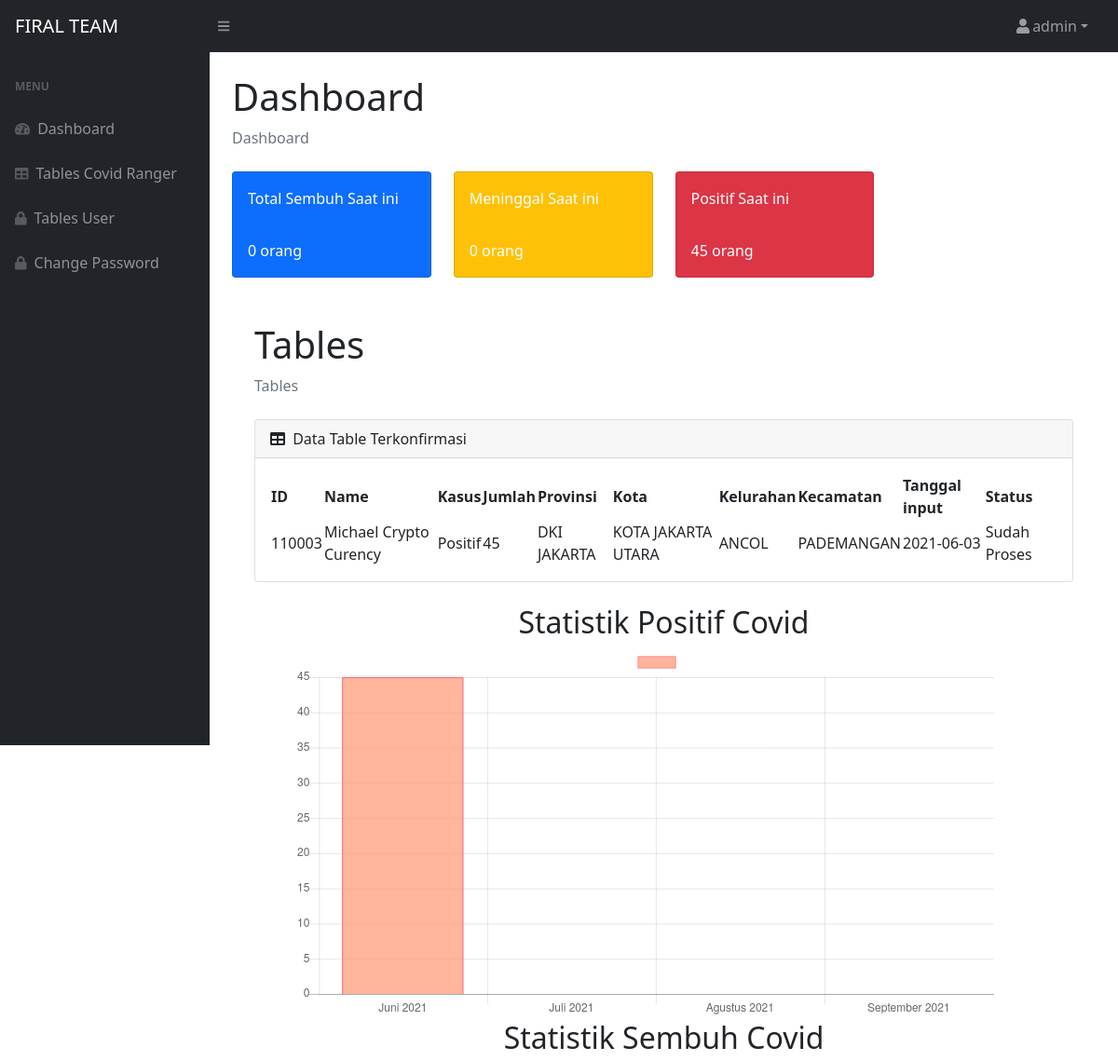
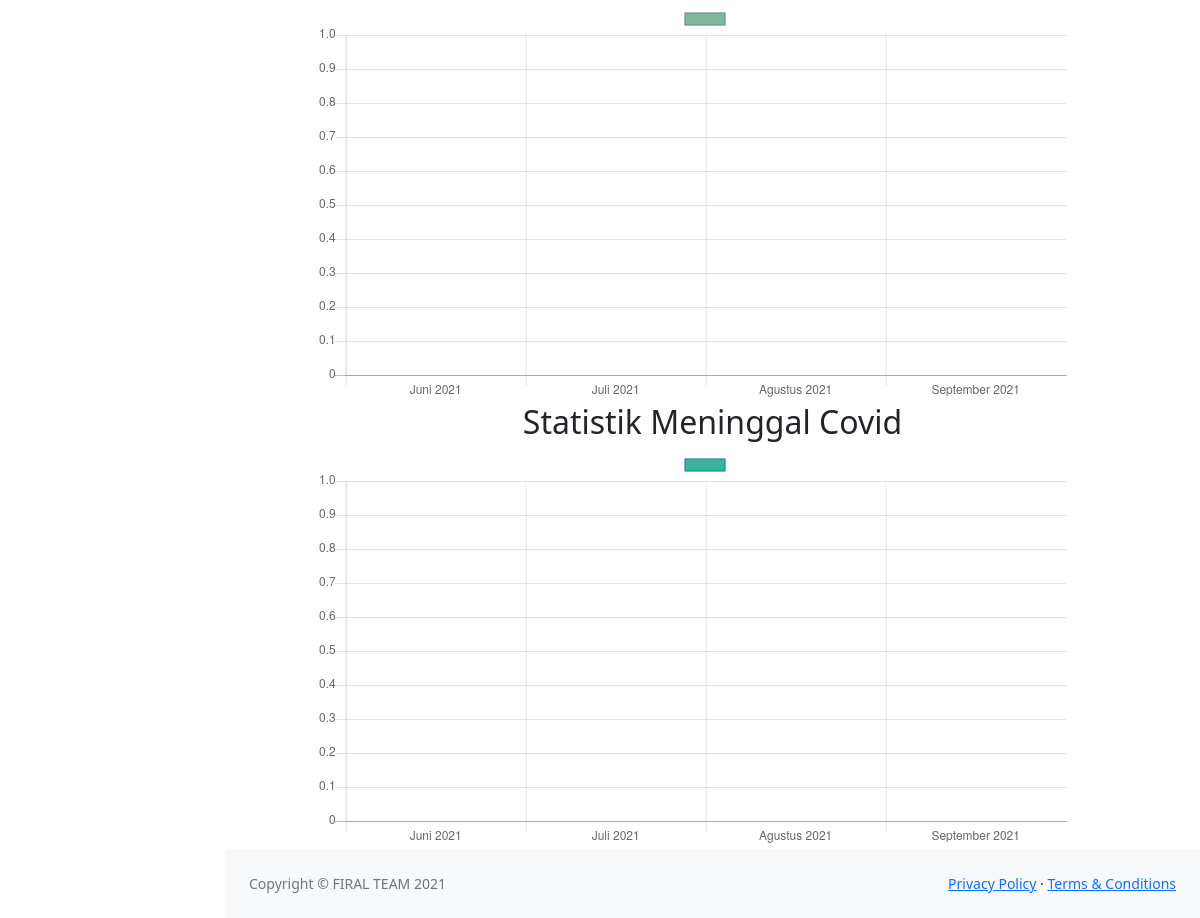
Page /admin.php (signed in) on the earlier database version (2 pictures, top to bottom).
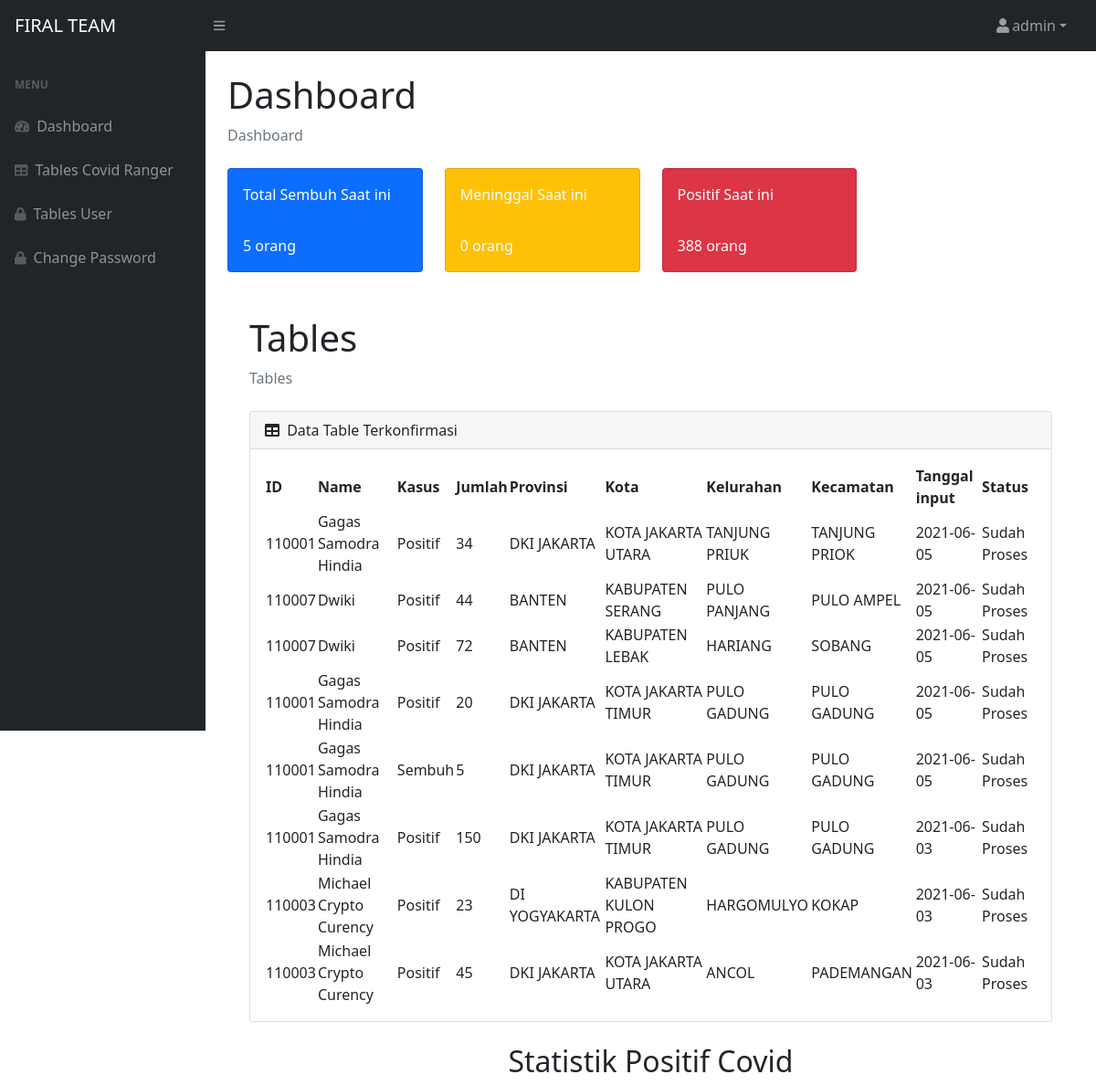
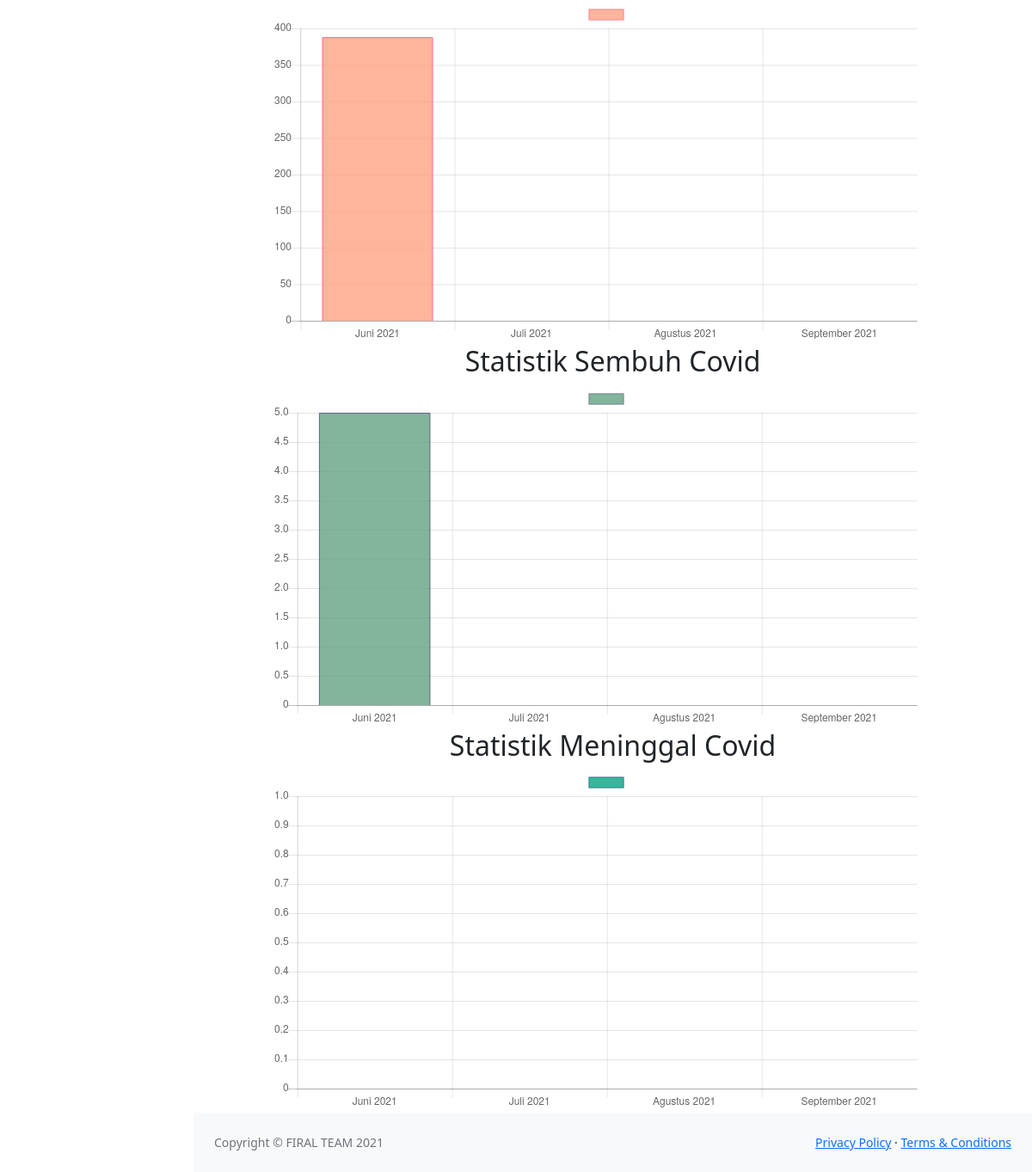
Same page on the later database version (2 pictures, top to bottom).
### tables this page shows
CREATE TABLE `data_covid` (
  `id` int(11) NOT NULL,
  `id_covid_ranger` varchar(50) NOT NULL,
  `nama` varchar(50) NOT NULL,
  `kasus` varchar(50) NOT NULL,
  `jumlah_kasus` int(11) NOT NULL,
  `provinsi` varchar(50) NOT NULL,
  `kota` varchar(50) NOT NULL,
  `kelurahan` varchar(50) NOT NULL,
  `kecamatan` varchar(50) NOT NULL,
  `tanggal_masuk` varchar(10) NOT NULL,
  `status` varchar(50) NOT NULL
);

### admin.php (the view, shortened to what the changed rows need)
<?php
require_once 'config.php';
$result = mysqli_query($con, "SELECT * FROM data_covid where status = 'Sudah Proses' ORDER BY id DESC");
?>
<!DOCTYPE html>
<html lang="en">
<head>
    <link href="css/styles.css" rel="stylesheet" />
</head>
<body class="sb-nav-fixed">
    <div id="layoutSidenav">
            <div id="layoutSidenav_content">
                <main>
                    <div class="container-fluid px-4">
                        <h1 class="mt-4">Dashboard</h1>
                        <div class="row">
                            <div class="col-xl-3 col-md-6">
                                <div class="card bg-primary text-white mb-4">
                                    <div class="card-body">Total Sembuh Saat ini</div>
                                    <?php
                                    $result1 = mysqli_query($con, "SELECT * FROM data_covid where kasus = 'Sembuh' and status = 'Sudah Proses'");
                                    $total = 0;
                                    ?>
                                    <?php foreach($result1 as $row) : ?>
                                        <?php
                                        $total += $row['jumlah_kasus'];
                                        ?>
                                    <?php endforeach; ?>
                                    <div class="card-body"><?= $total; ?> orang</div>
                                </div>
                            </div>
                            <div class="col-xl-3 col-md-6">
                                <div class="card bg-danger text-white mb-4">
                                    <div class="card-body">Positif Saat ini</div>
                                    <?php
                                    $result1 = mysqli_query($con, "SELECT * FROM data_covid where kasus = 'Positif' and status = 'Sudah Proses'");
                                    $total = 0;
                                    ?>
                                    <?php foreach($result1 as $row) : ?>
                                        <?php
                                        $total += $row['jumlah_kasus'];
                                        ?>
                                    <?php endforeach; ?>
                                    <div class="card-body"><?= $total; ?> orang</div>
                                </div>
                            </div>
                        </div>
                        <div class="container-fluid px-4">
                            <h1 class="mt-4">Tables</h1>
                            <div class="card mb-4">
                                <div class="card-body">
                                    <table id="datatablesSimple">
                                        <thead>
                                            <tr>
                                                <th>ID</th>
                                                <th>Name</th>
                                                <th>Kasus</th>
                                                <th>Jumlah</th>
                                                <th>Provinsi</th>
                                                <th>Kota</th>
                                                <th>Kelurahan</th>
                                                <th>Kecamatan</th>
                                                <th>Tanggal input</th>
                                                <th>Status</th>
                                            </tr>
                                        </thead>
                                        <tbody>
                                            <?php foreach($result as $row) : ?>
                                                <tr>
                                                    <td><?= $row["id_covid_ranger"] ?></td>
                                                    <td><?= $row["nama"] ?></td>
                                                    <td><?= $row["kasus"] ?></td>
                                                    <td><?= $row["jumlah_kasus"] ?></td>
                                                    <td><?= $row["provinsi"] ?></td>
                                                    <td><?= $row["kota"] ?></td>
                                                    <td><?= $row["kelurahan"] ?></td>
                                                    <td><?= $row["kecamatan"] ?></td>
                                                    <td><?= $row["tanggal_masuk"] ?></td>
                                                    <td><?= $row["status"] ?></td>
                                                </tr>
                                            <?php endforeach; ?>
                                        </tbody>
                                    </table>
                                </div>
                            </div>
                        </div>
                    </main>
                    <div class="container">
                        <div class="row">
                            <div class="col-md-12">
                                <h2 class="text-center">Statistik Positif Covid</h2>
                                <div style="width: 800px;margin: 0px auto;">
                                    <canvas id="myChart"></canvas>
                                </div>
                            </div>
                        </div>
                        <div class="row">
                            <div class="col-md-12">
                                <h2 class="text-center">Statistik Sembuh Covid</h2>
                                <div style="width: 800px;margin: 0px auto;">
                                    <canvas id="myChart2"></canvas>
                                </div>
                            </div>
                        </div>
                        <div class="row">
                            <div class="col-md-12">
                                <h2 class="text-center">Statistik Meninggal Covid</h2>
                            </div>
                        </div>
                    </div>
            </div>
        </div>
        <script>
            var ctx = document.getElementById("myChart").getContext('2d');
            var myChart = new Chart(ctx, {
                type: 'bar',
                data: {
                    labels: ["Juni 2021", "Juli 2021", "Agustus 2021", "September 2021"],
                    datasets: [{
                        label: '',
                        data: [
                        <?php
                        $juni = mysqli_query($con,"select * from data_covid where kasus='Positif' and status = 'Sudah Proses' and tanggal_masuk LIKE '2021-06%'");
                        $positif = 0;
                        foreach($juni as $row){
                            $positif += $row['jumlah_kasus'];
                        }
                        echo $positif;
                        ?>,
                        <?php
                        $juli = mysqli_query($con,"select * from data_covid where kasus='Positif' and status = 'Sudah Proses' and tanggal_masuk LIKE '2021-07%'");
                        $positif = 0;
                        foreach($juli as $row){
                            $positif += $row['jumlah_kasus'];
                        }
                        echo $positif;
                        ?>,
                        <?php
                        $agustus = mysqli_query($con,"select * from data_covid where kasus='Positif' and status = 'Sudah Proses' and tanggal_masuk LIKE '2021-08%'");
                        $positif = 0;
                        foreach($agustus as $row){
                            $positif += $row['jumlah_kasus'];
                        }
                        echo $positif;
                        ?>,
                        <?php
                        $september = mysqli_query($con,"select * from data_covid where kasus='Positif' and status = 'Sudah Proses' and tanggal_masuk LIKE '2021-09%'");
                        $positif = 0;
                        foreach($september as $row){
                            $positif += $row['jumlah_kasus'];
                        }
                        echo $positif;
                        ?>
                        ],
                        backgroundColor: [
                        'rgba(255, 162, 132, 0.8)',
                        'rgba(54, 162, 235, 0.5)',
                        'rgba(255, 206, 86, 0.5)',
                        'rgba(75, 192, 192, 0.5)'
                        ],
                        borderColor: [
                        'rgba(255,99,132,1)',
                        'rgba(54, 162, 235, 1)',
                        'rgba(255, 206, 86, 1)',
                        'rgba(75, 192, 192, 1)'
                        ],
                        borderWidth: 1
                    }]
                },
                options: {
                    scales: {
                        yAxes: [{
                            ticks: {
                                beginAtZero:true
                            }
                        }]
                    }
                }
            });
        </script>
        <script>
            var ctx = document.getElementById("myChart2").getContext('2d');
            var myChart = new Chart(ctx, {
                type: 'bar',
                data: {
                    labels: ["Juni 2021", "Juli 2021", "Agustus 2021", "September 2021"],
                    datasets: [{
                        label: '',
                        data: [
                        <?php
                        $juni = mysqli_query($con,"select * from data_covid where kasus='Sembuh' and status = 'Sudah Proses' and tanggal_masuk LIKE '2021-06%'");
                        $sembuh = 0;
                        foreach($juni as $row){
                            $sembuh += $row['jumlah_kasus'];
                        }
                        echo $sembuh;
                        ?>,
                        <?php
                        $juli = mysqli_query($con,"select * from data_covid where kasus='Sembuh' and status = 'Sudah Proses' and tanggal_masuk LIKE '2021-07%'");
                        $sembuh = 0;
                        foreach($juli as $row){
                            $sembuh += $row['jumlah_kasus'];
                        }
                        echo $sembuh;
                        ?>,
                        <?php
                        $agustus = mysqli_query($con,"select * from data_covid where kasus='Sembuh' and status = 'Sudah Proses' and tanggal_masuk LIKE '2021-08%'");
                        $sembuh = 0;
                        foreach($agustus as $row){
                            $sembuh += $row['jumlah_kasus'];
                        }
                        echo $sembuh;
                        ?>,
                        <?php
                        $september = mysqli_query($con,"select * from data_covid where kasus='Sembuh' and status = 'Sudah Proses' and tanggal_masuk LIKE '2021-09%'");
                        $sembuh = 0;
                        foreach($september as $row){
                            $sembuh += $row['jumlah_kasus'];
                        }
                        echo $sembuh;
                        ?>
                        ],
                        backgroundColor: [
                        'rgba(100, 162, 132, 0.8)',
                        'rgba(54, 162, 235, 0.5)',
                        'rgba(100, 206, 86, 0.5)',
                        'rgba(75, 192, 192, 0.5)'
                        ],
                        borderColor: [
                        'rgba(100,99,132,1)',
                        'rgba(54, 162, 235, 1)',
                        'rgba(100, 206, 86, 1)',
                        'rgba(75, 192, 192, 1)'
                        ],
                        borderWidth: 1
                    }]
                },
                options: {
                    scales: {
                        yAxes: [{
                            ticks: {
                                beginAtZero:true
                            }
                        }]
                    }
                }
            });
        </script>
        <script>
            var ctx = document.getElementById("myChart3").getContext('2d');
            var myChart = new Chart(ctx, {
                type: 'bar',
                data: {
                    labels: ["Juni 2021", "Juli 2021", "Agustus 2021", "September 2021"],
                    datasets: [{
                        label: '',
                        data: [
                        <?php
                        $juni = mysqli_query($con,"select * from data_covid where kasus='Meninggal Dunia' and status = 'Sudah Proses' and tanggal_masuk LIKE '2021-06%'");
                        $meninggal = 0;
                        foreach($juni as $row){
                            $meninggal += $row['jumlah_kasus'];
                        }
                        echo $meninggal;
                        ?>,
                        <?php
                        $juli = mysqli_query($con,"select * from data_covid where kasus='Meninggal Dunia' and status = 'Sudah Proses' and tanggal_masuk LIKE '2021-07%'");
                        $meninggal = 0;
                        foreach($juli as $row){
                            $meninggal += $row['jumlah_kasus'];
                        }
                        echo $meninggal;
                        ?>,
                        <?php
                        $agustus = mysqli_query($con,"select * from data_covid where kasus='Meninggal Dunia' and status = 'Sudah Proses' and tanggal_masuk LIKE '2021-08%'");
                        $meninggal = 0;
                        foreach($agustus as $row){
                            $meninggal += $row['jumlah_kasus'];
                        }
                        echo $meninggal;
                        ?>,
                        <?php
                        $september = mysqli_query($con,"select * from data_covid where kasus='Meninggal Dunia' and status = 'Sudah Proses' and tanggal_masuk LIKE '2021-09%'");
                        $meninggal = 0;
                        foreach($september as $row){
                            $meninggal += $row['jumlah_kasus'];
                        }
                        echo $meninggal;
                        ?>
                        ],
                        backgroundColor: [
                        'rgba(10, 162, 132, 0.8)',
                        'rgba(54, 162, 235, 0.5)',
                        'rgba(10, 206, 86, 0.5)',
                        'rgba(75, 192, 192, 0.5)'
                        ],
                        borderColor: [
                        'rgba(10,99,132,1)',
                        'rgba(54, 162, 235, 1)',
                        'rgba(10, 206, 86, 1)',
                        'rgba(75, 192, 192, 1)'
                        ],
                        borderWidth: 1
                    }]
                },
                options: {
                    scales: {
                        yAxes: [{
                            ticks: {
                                beginAtZero:true
                            }
                        }]
                    }
                }
            });
        </script>
    </body>
    </html>

Differences in the rows shown:
added data_covid: id_covid_ranger "110001", nama "Gagas Samodra Hindia", kasus "Positif", jumlah_kasus "34", provinsi "DKI JAKARTA", kota "KOTA JAKARTA UTARA", kelurahan "TANJUNG PRIUK", kecamatan "TANJUNG PRIOK", tanggal_masuk "2021-06-05", status "Sudah Proses"
added data_covid: id_covid_ranger "110007", nama "Dwiki", kasus "Positif", jumlah_kasus "44", provinsi "BANTEN", kota "KABUPATEN SERANG", kelurahan "PULO PANJANG", kecamatan "PULO AMPEL", tanggal_masuk "2021-06-05", status "Sudah Proses"
added data_covid: id_covid_ranger "110007", nama "Dwiki", kasus "Positif", jumlah_kasus "72", provinsi "BANTEN", kota "KABUPATEN LEBAK", kelurahan "HARIANG", kecamatan "SOBANG", tanggal_masuk "2021-06-05", status "Sudah Proses"
added data_covid: id_covid_ranger "110001", nama "Gagas Samodra Hindia", kasus "Positif", jumlah_kasus "20", provinsi "DKI JAKARTA", kota "KOTA JAKARTA TIMUR", kelurahan "PULO GADUNG", kecamatan "PULO GADUNG", tanggal_masuk "2021-06-05", status "Sudah Proses"
added data_covid: id_covid_ranger "110001", nama "Gagas Samodra Hindia", kasus "Sembuh", jumlah_kasus "5", provinsi "DKI JAKARTA", kota "KOTA JAKARTA TIMUR", kelurahan "PULO GADUNG", kecamatan "PULO GADUNG", tanggal_masuk "2021-06-05", status "Sudah Proses"
now on this page (row edited): data_covid: id_covid_ranger "110001", nama "Gagas Samodra Hindia", kasus "Positif", jumlah_kasus "150", provinsi "DKI JAKARTA", kota "KOTA JAKARTA TIMUR", kelurahan "PULO GADUNG", kecamatan "PULO GADUNG", tanggal_masuk "2021-06-03", status "Sudah Proses"
now on this page (row edited): data_covid: id_covid_ranger "110003", nama "Michael Crypto Curency", kasus "Positif", jumlah_kasus "23", provinsi "DI YOGYAKARTA", kota "KABUPATEN KULON PROGO", kelurahan "HARGOMULYO", kecamatan "KOKAP", tanggal_masuk "2021-06-03", status "Sudah Proses"
Other differences:
$total: "0" → "5"
$total: "45" → "388"
chart data {{ $positif }}: 45 → 388
chart data {{ $sembuh }}: 0 → 5
